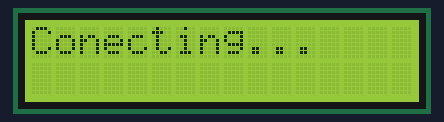
Simulated run of this sketch. Board: ESP8266 (NodeMCU). Parts: 16×2 character LCD. WiFi joins after 1.5 s; servers stay silent unless stated; network time is answered at once with the bench clock; the local clock reads 2024-03-15 10:24:30 at power-on unless the sketch sets it; what the sketch prints to the serial monitor is not drawn.

Above: at 0.1 s.
At 1.7 s:
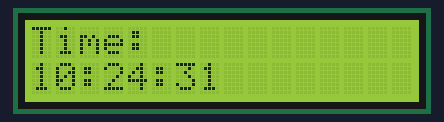
At 10.8 s:
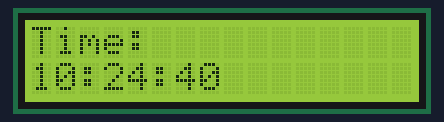
At 19.9 s:
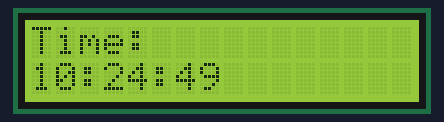
At 29.0 s:
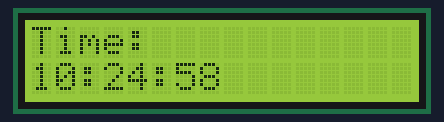
At 38.2 s:
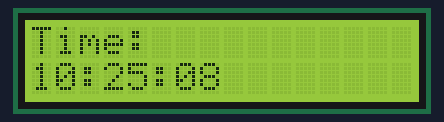

Measured:
- what the display in image 1 shows lasts 1.0 s, from 1.6 s to 2.6 s

The sketch:

time.ino
```cpp
#include <ESP8266WiFi.h>
#include <NTPClient.h>
#include <WiFiUdp.h>
#include <Wire.h>
#include <LiquidCrystal_I2C.h>

const char* ssid = "SSID";
const char* password = "PASSWORD";

// LCD
LiquidCrystal_I2C lcd(0x27, 16, 2);

// NTP
WiFiUDP ntpUDP;
NTPClient timeClient(ntpUDP, "pool.ntp.org", -3 * 3600, 60000); // -3h = GMT-3 (Brasil), atualiza a cada 60s

void setup() {
  Serial.begin(115200);
  lcd.init();
  lcd.backlight();

  WiFi.begin(ssid, password);
  lcd.setCursor(0, 0);
  lcd.print("Conecting...");

  while (WiFi.status() != WL_CONNECTED) {
    delay(500);
    Serial.print(".");
  }

  timeClient.begin();

  lcd.clear();
}

void loop() {
  timeClient.update();

  lcd.setCursor(0, 0);
  lcd.print("Time:");

  lcd.setCursor(0, 1);
  lcd.print(timeClient.getFormattedTime());

  delay(1000);
}
```
